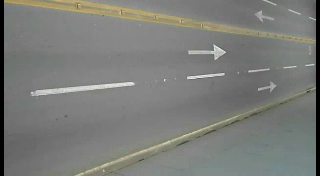
#> input picture frame 37 of traffic.avi, 320 x 176 px, given in place of car.mp4, which was not available
$ python backgroundSubFonk.py
#> lines starting #> are read from the running program, lines starting #| are printed output that depends on the picture; after the words box and inside, x2 and y2 are one past the last pixel; in counts of white or black regions, pixels touching at a corner belong together; pictures that were not available may be replaced by others from this repository, and a replacement may not be noted
from cv2 import cv2
import numpy as np

cap = cv2.VideoCapture("./sources/car.mp4")
subtractor = cv2.createBackgroundSubtractorMOG2(history=100,varThreshold=50,detectShadows=True)
while 1:

    _,frame = cap.read()
#> frame is the input picture: shape (176, 320, 3); mean B, G, R 121, 124.5, 123.3
    frame = cv2.resize(frame,(640,480))
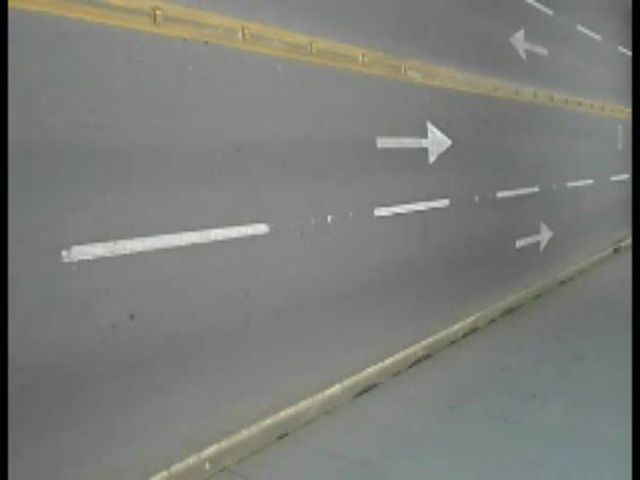
#> frame: shape (480, 640, 3); mean B, G, R 120.9, 124.4, 123.2
    mask = subtractor.apply(frame)
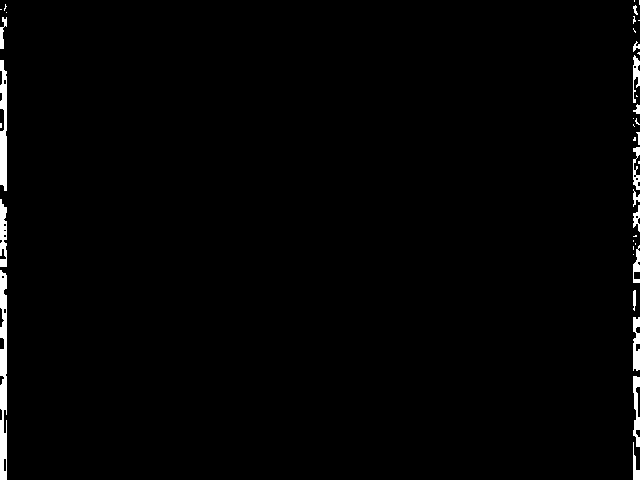
#> mask: shape (480, 640); values 127 (black) and 255 (white), 1.3% white; 38 white regions (21 under 20 px), largest, box (x1, y1, x2, y2) and area: (0, 270, 7, 480) 1222, (0, 60, 7, 191) 719, (0, 199, 7, 267) 372

    cv2.imshow("frame",frame)
    cv2.imshow("mask",mask)


    if cv2.waitKey(20) & 0xFF == ord('q'):
#> (key q is pressed here)
        break

cap.release()
cv2.destroyAllWindows()

$ run again, starting later in the video
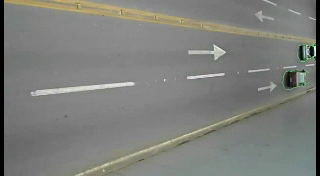
#> input picture frame 168 of traffic.avi, 320 x 176 px, given in place of car.mp4, which was not available
#> frame is the input picture: shape (176, 320, 3); mean B, G, R 122.7, 126.8, 125.5
#> `frame = cv2.resize(frame,(640,480))`:
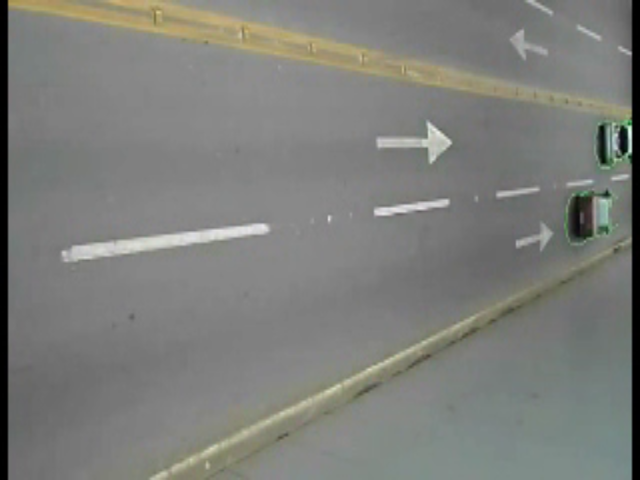
#> frame: shape (480, 640, 3); mean B, G, R 122.6, 126.7, 125.4
#> `mask = subtractor.apply(frame)`:
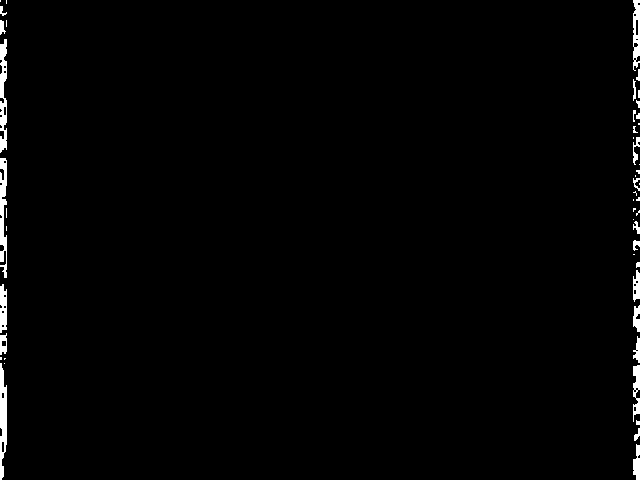
#> mask: shape (480, 640); values 127 (black) and 255 (white), 1.3% white; 48 white regions (24 under 20 px), largest, box (x1, y1, x2, y2) and area: (0, 363, 7, 480) 582, (0, 158, 7, 278) 575, (0, 39, 7, 153) 572

$ run again, starting later in the video
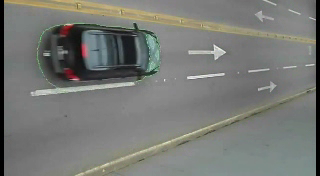
#> input picture frame 299 of traffic.avi, 320 x 176 px, given in place of car.mp4, which was not available
#> frame is the input picture: shape (176, 320, 3); mean B, G, R 117.1, 121.2, 119.4
#> `frame = cv2.resize(frame,(640,480))`:
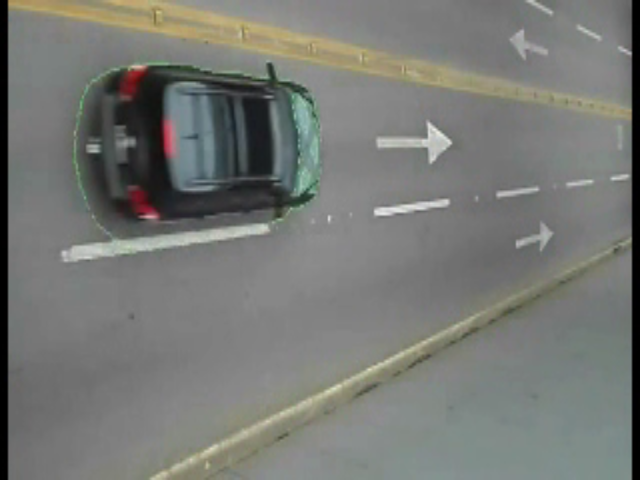
#> frame: shape (480, 640, 3); mean B, G, R 117, 121.1, 119.3
#> `mask = subtractor.apply(frame)`:
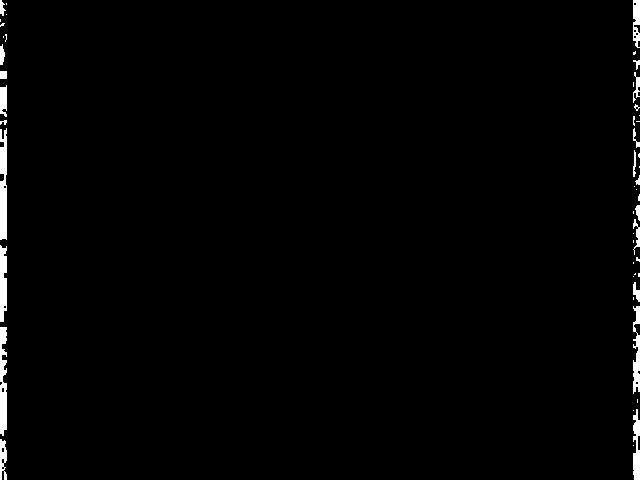
#> mask: shape (480, 640); values 127 (black) and 255 (white), 1.3% white; 49 white regions (29 under 20 px), largest, box (x1, y1, x2, y2) and area: (0, 128, 7, 240) 689, (0, 327, 7, 436) 618, (0, 245, 7, 322) 464
